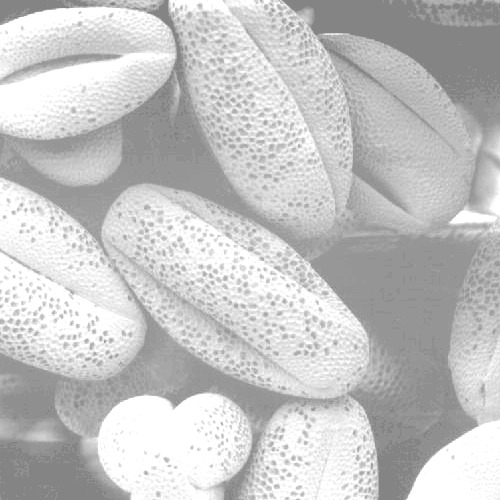
#> input picture semana 8/imagens/Fig0320(1)(top_left).png, 500 x 500 px
$ python quest_1.py
#> lines starting #> are read from the running program, lines starting #| are printed output that depends on the picture
import cv2 as cv
import numpy as np
import matplotlib.pyplot as plt

def gerar_histograma (caminho):
#> called with caminho = 'imagens/Fig0320(1)(top_left).png'
    img = cv.imread(caminho).tolist()
#> img = 500 items
    vetor_pixel_quant = [0 for x in range(256)]
    pixel_list = []

    for l in img:
        for c in l:
            index = c[0]
            vetor_pixel_quant[index] += 1
            pixel_list.append(index)
#> after the loop, pixel_list = 250000 items; vetor_pixel_quant = 256 values, max 28659 at index 255, min 0 at index 0, mean 976.6


    plt.title('histograma')
    plt.xlabel('valor do pixel')
    plt.ylabel('Frequência Absoluta')
    plt.hist(pixel_list, 256, alpha=0.5,
             histtype='stepfilled', color='steelblue',
             edgecolor='none')
    plt.show()
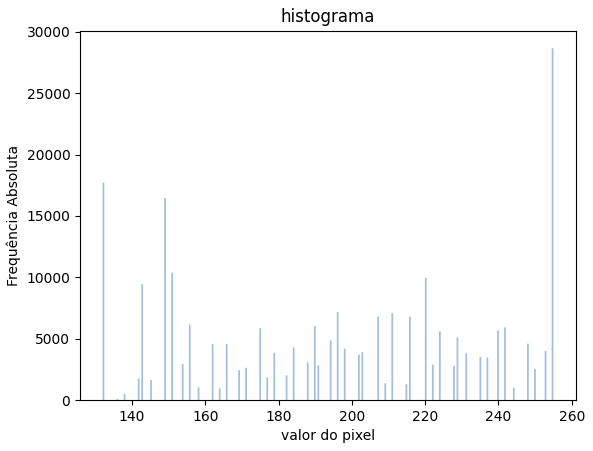
#> figure drawn by matplotlib, 1 panel
    #cv.imshow('fig',img)
    #cv.waitKey(0)

lista_caminhos= ['imagens/Fig0320(1)(top_left).png','imagens/Fig0320(2)(2nd_from_top).png',
                 'imagens/Fig0320(3)(third_from_top).png','imagens/Fig0320(4)(bottom_left).png',
                 'imagens/Fig0323(a)(mars_moon_phobos).png','imagens/Fig0309(a)(washed_out_aerial_image).png',
                 'imagens/Fig0308(a)(fractured_spine).png']
for caminho in lista_caminhos:
    gerar_histograma(caminho)
#> pass 2 of the loop `for caminho in lista_caminhos:`:
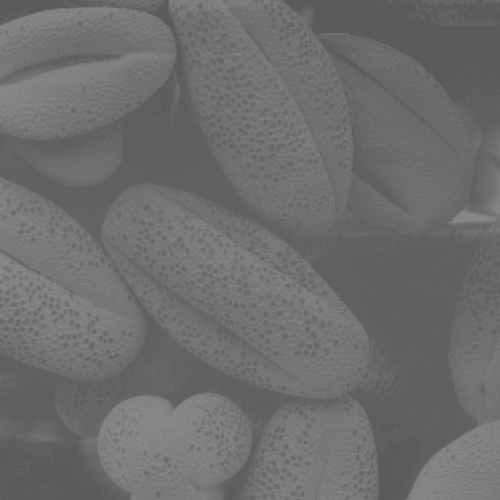
#> input picture semana 8/imagens/Fig0320(2)(2nd_from_top).png, 500 x 500 px
#> after the loop in gerar_histograma (call 2), `for l in img:`: vetor_pixel_quant = 256 values, max 19078 at index 96, min 0 at index 0, mean 976.6
#> in gerar_histograma (call 2), `plt.show()`:
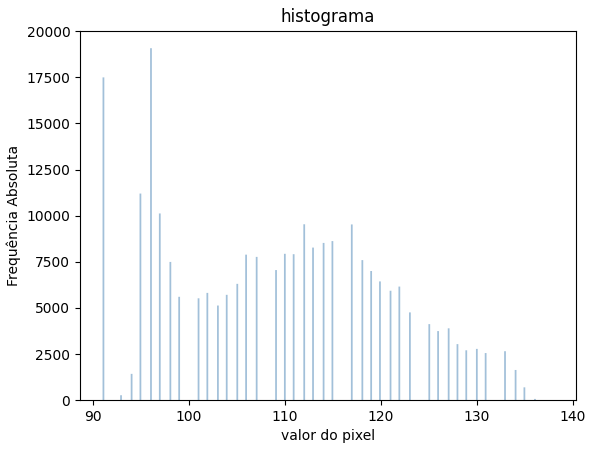
#> figure drawn by matplotlib, 1 panel
#> pass 3 of the loop `for caminho in lista_caminhos:`:
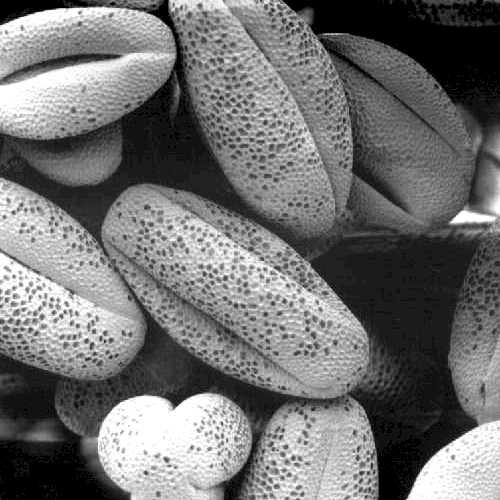
#> input picture semana 8/imagens/Fig0320(3)(third_from_top).png, 500 x 500 px
#> after the loop in gerar_histograma (call 3), `for l in img:`: vetor_pixel_quant = 256 values, max 17496 at index 0, min 0 at index 4, mean 976.6
#> in gerar_histograma (call 3), `plt.show()`:
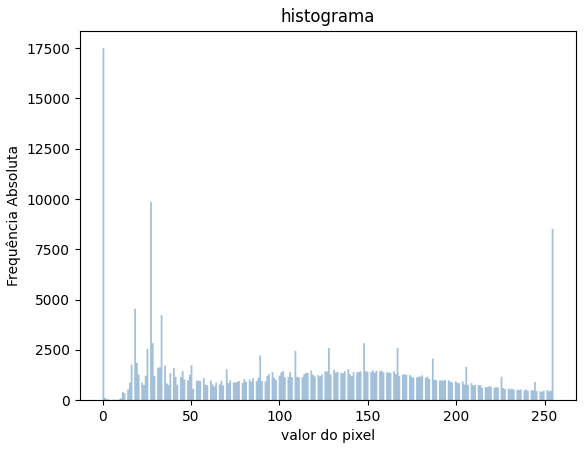
#> figure drawn by matplotlib, 1 panel
#> (the run stopped early here; a loop or call above may not have finished)
